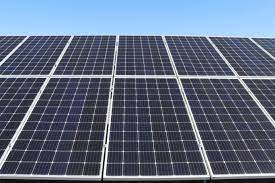
#> input picture Pictures/solar1.jpeg, 275 x 183 px, found by its file name
$ python contour_finder.py
#> lines starting #> are read from the running program, lines starting #| are printed output that depends on the picture; after the words box and inside, x2 and y2 are one past the last pixel; in counts of white or black regions, pixels touching at a corner belong together
import cv2 as cv
import numpy as np
import plotly.express as px

def nothing():
    pass

if __name__ == "__main__":
    print("Hello")
    # Need to apply canny edge detection
    img = cv.imread('/Users/sam/Documents/solar1.jpeg',0)
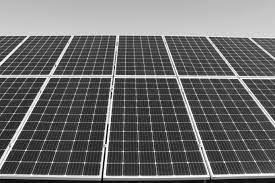
#> img: shape (183, 275); min 0, max 255, mean 107

    while True:
        cv.createTrackbar("L", "Trackbars", 0, 255, nothing)
        cv.createTrackbar("U", "Trackbars", 0, 255, nothing)
        edges = cv.Canny(img,150,160)
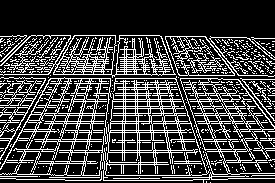
#> edges: shape (183, 275); 25.3% white in thin lines or dots, all inside (x1, y1, x2, y2) = (0, 35, 275, 183)
        fig = px.imshow(edges)
        fig.show()

$ run again, with Pictures/solar2.jpeg copied over Pictures/solar1.jpeg
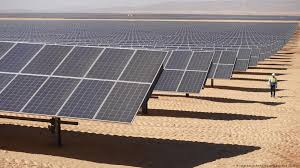
#> input picture Pictures/solar2.jpeg, 300 x 168 px, found by its file name
#> `img = cv.imread('/Users/sam/Documents/solar1.jpeg',0)`:
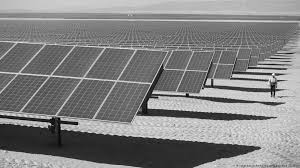
#> img: shape (168, 300); min 0, max 255, mean 129.2
#> `edges = cv.Canny(img,150,160)`:
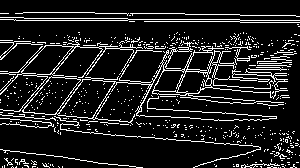
#> edges: shape (168, 300); 12.4% white in thin lines or dots

$ run again, with Pictures/solar3.jpeg copied over Pictures/solar1.jpeg
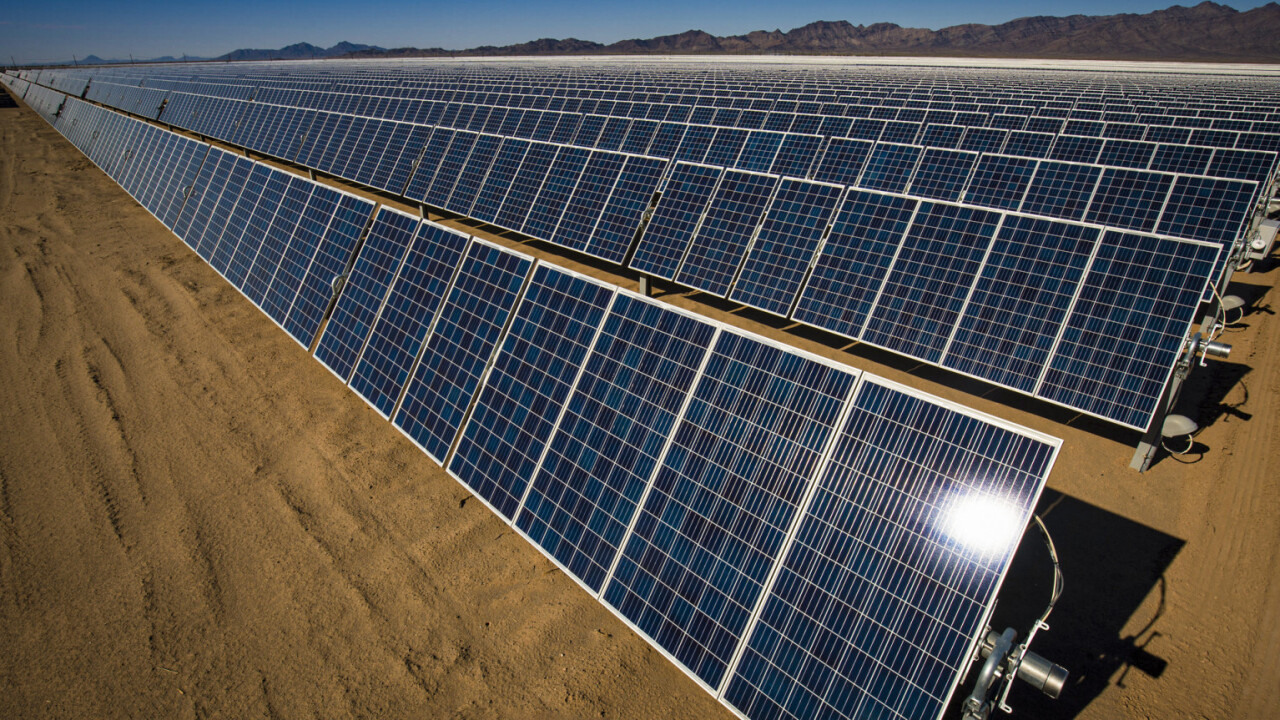
#> input picture Pictures/solar3.jpeg, 1280 x 720 px, found by its file name
#> `img = cv.imread('/Users/sam/Documents/solar1.jpeg',0)`:
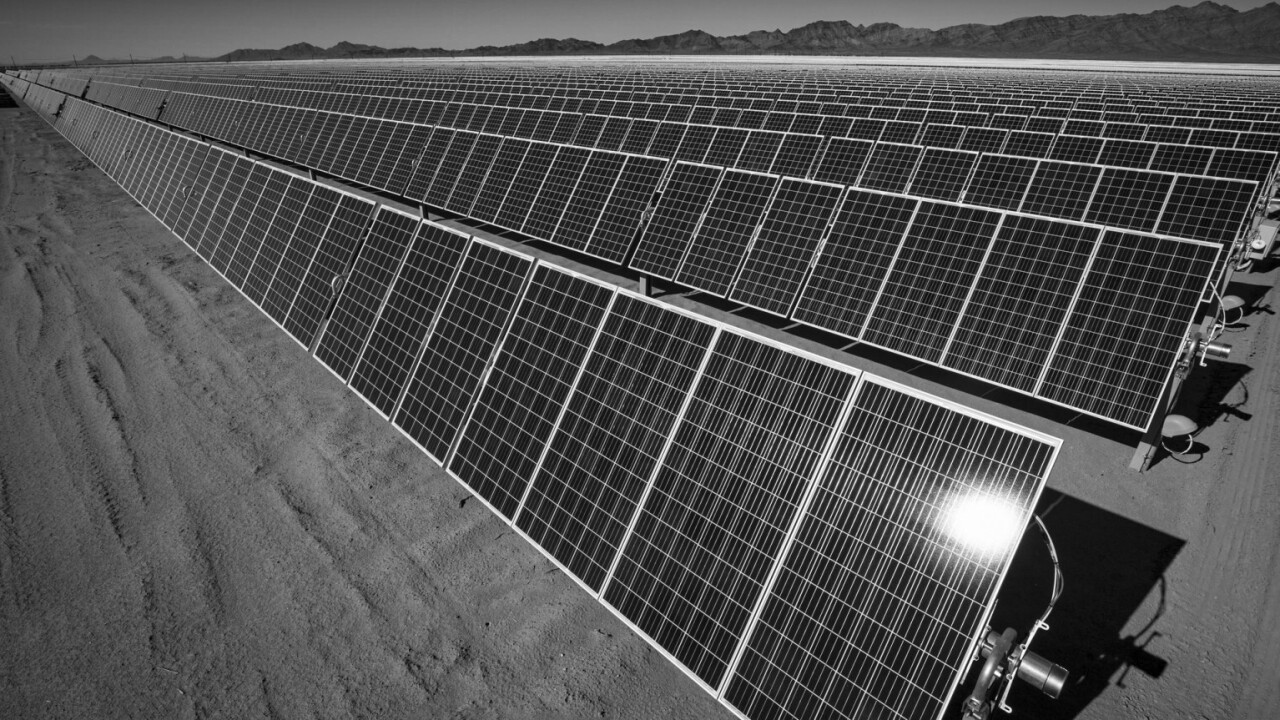
#> img: shape (720, 1280); min 0, max 255, mean 81.5
#> `edges = cv.Canny(img,150,160)`:
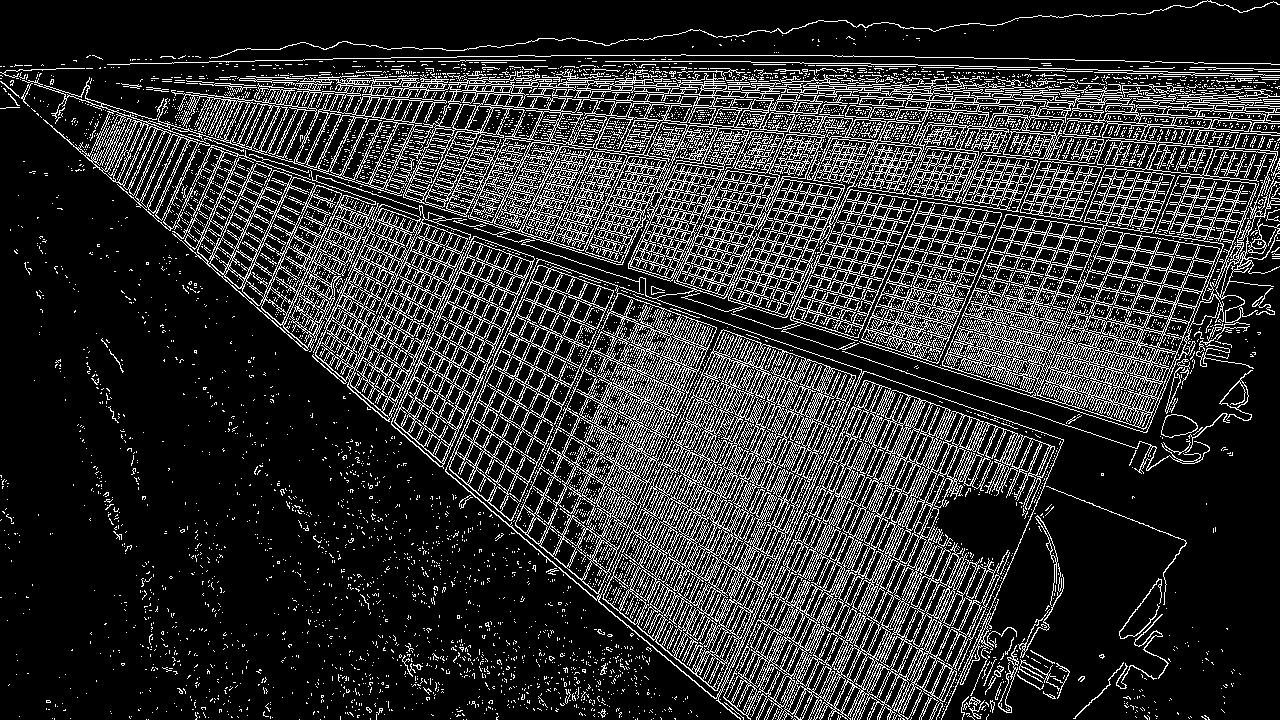
#> edges: shape (720, 1280); 18.4% white in thin lines or dots

$ run again, with Pictures/solar4.jpeg copied over Pictures/solar1.jpeg
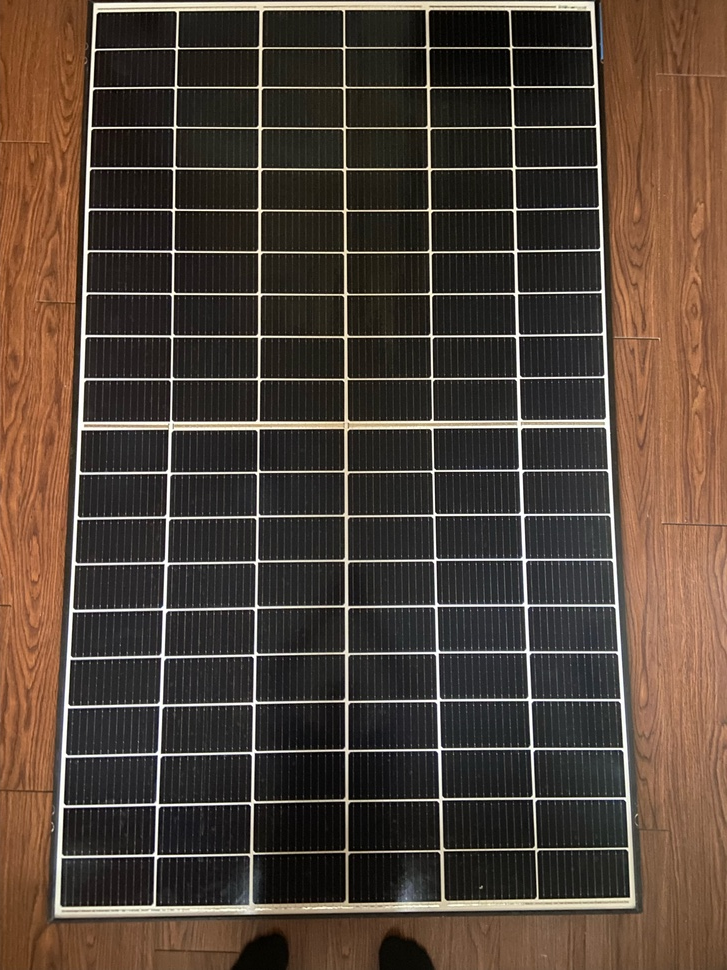
#> input picture Pictures/solar4.jpeg, 727 x 970 px, shrunk from 3024 x 4032 before the run, found by its file name
#> `img = cv.imread('/Users/sam/Documents/solar1.jpeg',0)`:
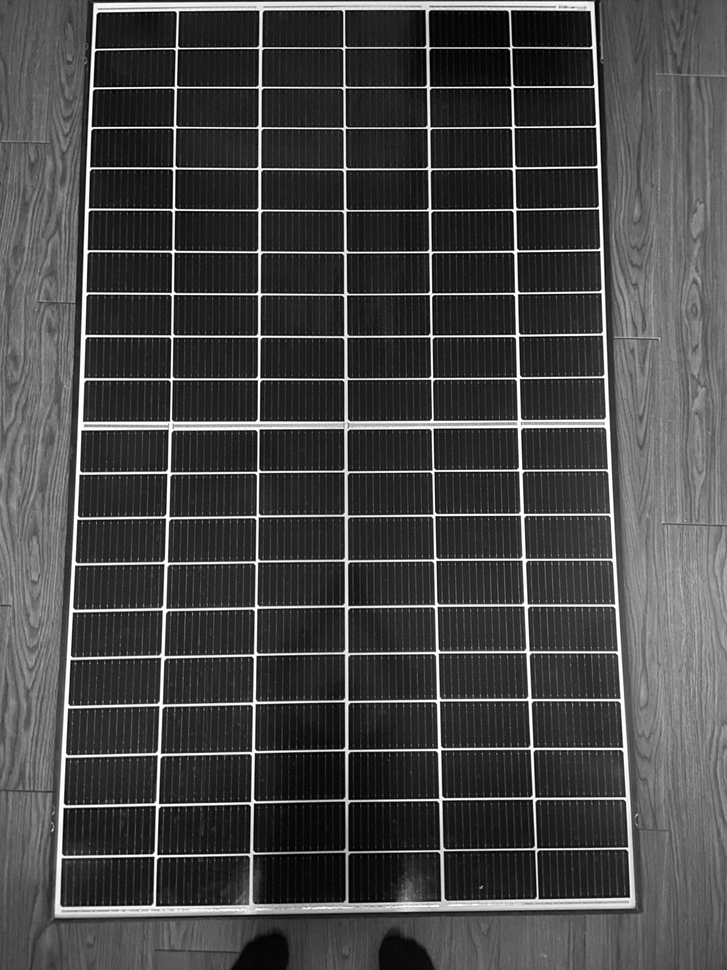
#> img: shape (970, 727); min 0, max 255, mean 70.4
#> `edges = cv.Canny(img,150,160)`:
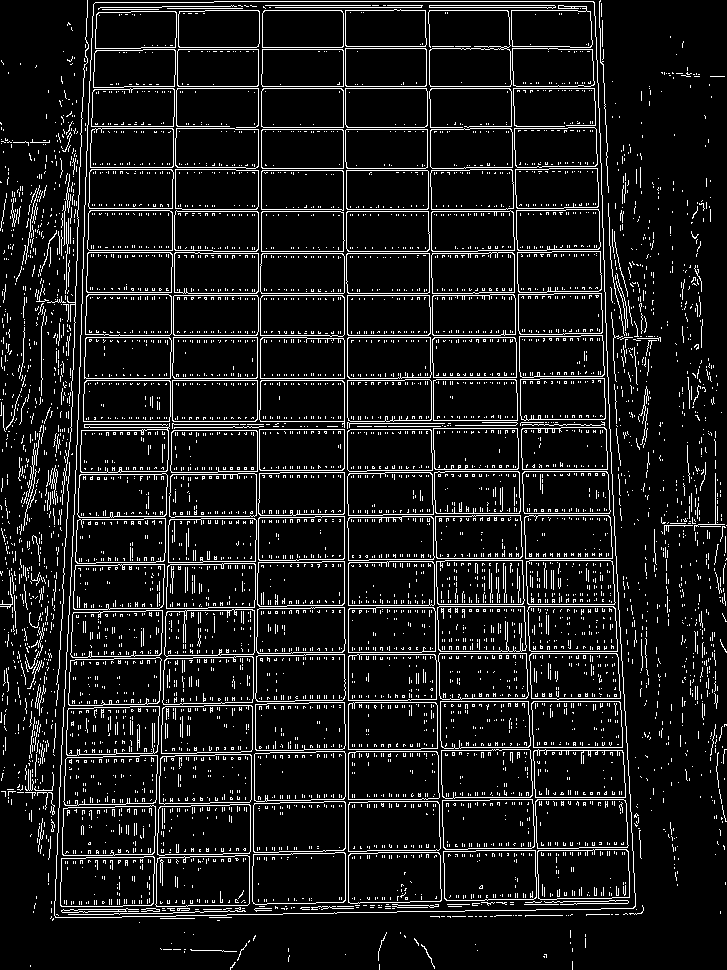
#> edges: shape (970, 727); 9.5% white in thin lines or dots
